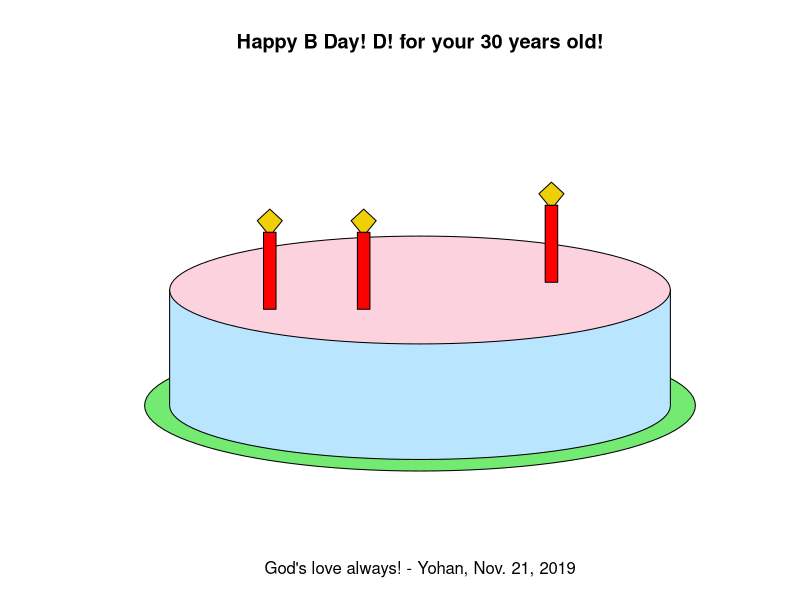

Here is the R script that generated this plot:
library(plotrix)

candle = function(pos)
{
  x=pos[1]
  y=pos[2]
  rect(x,y,x+.2,y+2,col="red")
  polygon(c(x+.05,x-.1,x+.1,x+.3,x+.15,x+0.05), c(y+2,y+2.3,y+2.6,y+2.3,y+2,y+2),col="#EECF08")
  
}

plot(c(0,10), c(0,10),type="n", bty="n",xaxt="n",yaxt="n", main="Happy B Day! D! for your 30 years old!", xlab="God's love always! - Yohan, Nov. 21, 2019",ylab="")
draw.ellipse(5,2,col="#73EA71",a=4.4,b=1.7,border=1)
draw.ellipse(5,2,col="#BAE5FF",a=4,b=1.4,border=1)
rect(1,2,9,5,col="#BAE5FF",border="#BAE5FF")
lines(c(1,1),c(2,5))
lines(c(9,9),c(2,5))
draw.ellipse(5,5,col="#FCD2DE",a=4,b=1.4)

# for(i in runif(30)*7+1.3){
#   for(j in runif(30)*2+3.5){
#     candle(c(i,j))
#   }
# }

candle(c(2.5,4.5))
candle(c(4,4.5))
candle(c(7,5.2))

